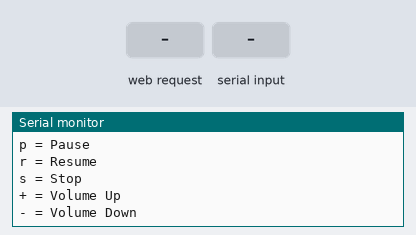
Recording of a sketch running on a simulated ESP32. Shown: the last lines printed to the serial monitor. Inputs (shaded band) come from the test bench. The audio player accepts every command and is not drawn.

Above: at 3.2 s.
3.3 s: HTTP request GET /pause received
At 4.5 s:
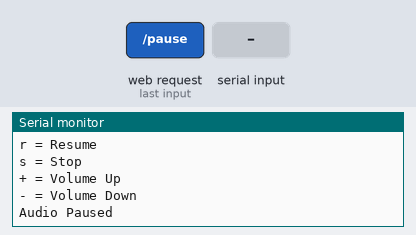
4.8 s: "1" received over Serial
At 5.9 s:
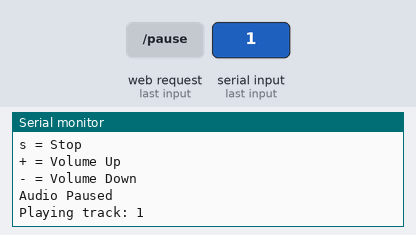
6.3 s: HTTP request GET /resume received
At 7.1 s:
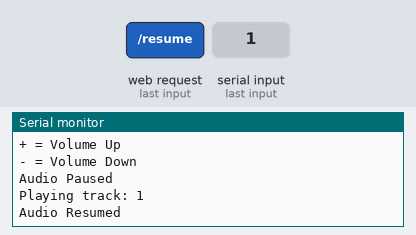
7.8 s: "+" received over Serial
At 8.6 s:
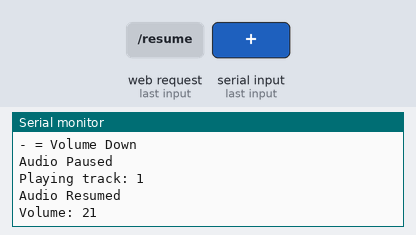
9.3 s: HTTP request GET /stop received
At 10.5 s:
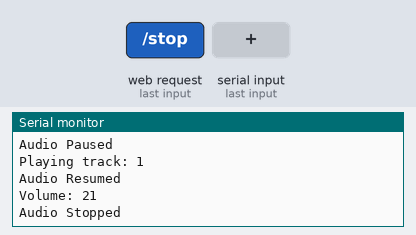
10.8 s: "p90\n" received over Serial
At 11.7 s:
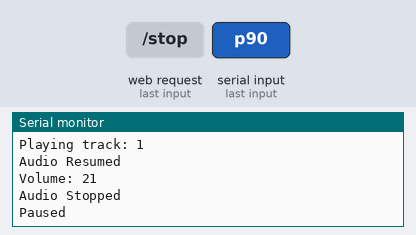

The sketch:

ESP32_DFPlayer_Web_Control.ino
```cpp
#include <WiFi.h>
#include <WebServer.h>
#include <DFRobotDFPlayerMini.h>

// ================================
// DFPlayer
// ================================
HardwareSerial mySerial(2);
DFRobotDFPlayerMini player;

// ESP32 pins
#define DF_RX 16
#define DF_TX 17

// ================================
// WiFi Access Point
// ================================
const char* ssid = "ESP32-MP3";
const char* password = "12345678";

WebServer server(80);

// Current volume
int currentVolume = 20;


// =====================================================
// WEB PAGE
// =====================================================
String webpage = R"rawliteral(
<!DOCTYPE html>
<html>
<head>

<meta name="viewport" content="width=device-width, initial-scale=1">

<title>ESP32 MP3 Player</title>

<style>

body {
    font-family: Arial;
    text-align: center;
    background: #101820;
    color: white;
    margin: 0;
    padding: 20px;
}

.container {
    max-width: 500px;
    margin: auto;
}

h1 {
    color: #00d4ff;
}

.card {
    background: #1b2733;
    padding: 20px;
    border-radius: 15px;
    margin-top: 20px;
}

button {
    width: 130px;
    padding: 15px;
    margin: 8px;
    font-size: 17px;
    border: none;
    border-radius: 10px;
    cursor: pointer;
}

.play {
    background: #00c853;
    color: white;
}

.control {
    background: #2979ff;
    color: white;
}

.stop {
    background: #ff1744;
    color: white;
}

.volume {
    background: #ff9800;
    color: white;
}

</style>

</head>

<body>

<div class="container">

<h1>ESP32 MP3 Player</h1>

<div class="card">

<h2>Music</h2>

<button class="play" onclick="sendCommand('/play?track=1')">
Play 0001
</button>

<button class="play" onclick="sendCommand('/play?track=2')">
Play 0002
</button>

<button class="play" onclick="sendCommand('/play?track=3')">
Play 0003
</button>

</div>


<div class="card">

<h2>Playback Control</h2>

<button class="control" onclick="sendCommand('/pause')">
Pause
</button>

<button class="control" onclick="sendCommand('/resume')">
Resume
</button>

<button class="stop" onclick="sendCommand('/stop')">
Stop
</button>

</div>


<div class="card">

<h2>Volume</h2>

<button class="volume" onclick="sendCommand('/volumedown')">
Volume -
</button>

<button class="volume" onclick="sendCommand('/volumeup')">
Volume +
</button>

</div>


<div class="card">

<h3 id="status">Ready</h3>

</div>

</div>


<script>

function sendCommand(url) {

    fetch(url)
    .then(response => response.text())
    .then(data => {

        document.getElementById("status").innerHTML = data;

    });

}

</script>

</body>
</html>
)rawliteral";


// =====================================================
// Play MP3
// =====================================================
void playTrack(int track) {

    Serial.print("Playing track: ");
    Serial.println(track);

    player.playMp3Folder(track);
}


// =====================================================
// Web Server
// =====================================================
void handleRoot() {

    server.send(200, "text/html", webpage);

}


void handlePlay() {

    if (server.hasArg("track")) {

        int track = server.arg("track").toInt();

        playTrack(track);

        server.send(
            200,
            "text/plain",
            "Playing track " + String(track)
        );

    }
}


void handlePause() {

    player.pause();

    Serial.println("Audio Paused");

    server.send(
        200,
        "text/plain",
        "Audio Paused"
    );
}


void handleResume() {

    player.start();

    Serial.println("Audio Resumed");

    server.send(
        200,
        "text/plain",
        "Audio Resumed"
    );
}


void handleStop() {

    player.stop();

    Serial.println("Audio Stopped");

    server.send(
        200,
        "text/plain",
        "Audio Stopped"
    );
}


void handleVolumeUp() {

    if (currentVolume < 30)
        currentVolume++;

    player.volume(currentVolume);

    Serial.print("Volume: ");
    Serial.println(currentVolume);

    server.send(
        200,
        "text/plain",
        "Volume: " + String(currentVolume)
    );
}


void handleVolumeDown() {

    if (currentVolume > 0)
        currentVolume--;

    player.volume(currentVolume);

    Serial.print("Volume: ");
    Serial.println(currentVolume);

    server.send(
        200,
        "text/plain",
        "Volume: " + String(currentVolume)
    );
}


// =====================================================
// SETUP
// =====================================================
void setup() {

    Serial.begin(115200);

    delay(1000);

    Serial.println();
    Serial.println("==============================");
    Serial.println("ESP32 MP3 Player Starting...");
    Serial.println("==============================");


    // --------------------------------
    // DFPlayer
    // --------------------------------

    mySerial.begin(
        9600,
        SERIAL_8N1,
        DF_RX,
        DF_TX
    );

    Serial.println("Connecting DFPlayer...");

    if (!player.begin(mySerial)) {

        Serial.println("DFPlayer ERROR!");
        Serial.println("Check wiring / SD card.");

        while (true) {
            delay(1000);
        }
    }

    Serial.println("DFPlayer Connected!");

    player.volume(currentVolume);

    delay(500);


    // --------------------------------
    // ESP32 WiFi Hotspot
    // --------------------------------

    Serial.println();
    Serial.println("Starting WiFi Hotspot...");

    WiFi.softAP(
        ssid,
        password
    );

    IPAddress IP = WiFi.softAPIP();

    Serial.println();
    Serial.println("==============================");
    Serial.println("WiFi Ready!");
    Serial.print("WiFi Name: ");
    Serial.println(ssid);

    Serial.print("Password: ");
    Serial.println(password);

    Serial.print("Open Browser: http://");
    Serial.println(IP);

    Serial.println("==============================");


    // --------------------------------
    // Web routes
    // --------------------------------

    server.on("/", handleRoot);

    server.on("/play", handlePlay);

    server.on("/pause", handlePause);

    server.on("/resume", handleResume);

    server.on("/stop", handleStop);

    server.on("/volumeup", handleVolumeUp);

    server.on("/volumedown", handleVolumeDown);

    server.begin();

    Serial.println("Web Server Started!");

    Serial.println();
    Serial.println("Serial Commands:");
    Serial.println("1 = Play 0001.mp3");
    Serial.println("2 = Play 0002.mp3");
    Serial.println("3 = Play 0003.mp3");
    Serial.println("p = Pause");
    Serial.println("r = Resume");
    Serial.println("s = Stop");
    Serial.println("+ = Volume Up");
    Serial.println("- = Volume Down");
    Serial.println();
}


// =====================================================
// LOOP
// =====================================================
void loop() {

    // Web Server
    server.handleClient();


    // ================================
    // Serial Monitor Control
    // ================================

    if (Serial.available()) {

        char command = Serial.read();

        if (command == '1') {

            playTrack(1);

        }

        else if (command == '2') {

            playTrack(2);

        }

        else if (command == '3') {

            playTrack(3);

        }

        else if (command == 'p') {

            player.pause();

            Serial.println("Paused");

        }

        else if (command == 'r') {

            player.start();

            Serial.println("Resumed");

        }

        else if (command == 's') {

            player.stop();

            Serial.println("Stopped");

        }

        else if (command == '+') {

            if (currentVolume < 30)
                currentVolume++;

            player.volume(currentVolume);

            Serial.print("Volume: ");
            Serial.println(currentVolume);

        }

        else if (command == '-') {

            if (currentVolume > 0)
                currentVolume--;

            player.volume(currentVolume);

            Serial.print("Volume: ");
            Serial.println(currentVolume);

        }
    }
}
```

Measured:
- after the input at 3.3 s, the serial monitor: prints a new line at once (image 1)
- after the input at 4.8 s, the serial monitor: prints a new line at once (image 2)
- after the input at 6.3 s, the serial monitor: prints a new line at once (image 3)
- after the input at 7.8 s, the serial monitor: prints a new line at once (image 4)
- after the input at 9.3 s, the serial monitor: prints a new line at once (image 5)
- after the input at 10.8 s, the serial monitor: prints a new line at once (image 6)
